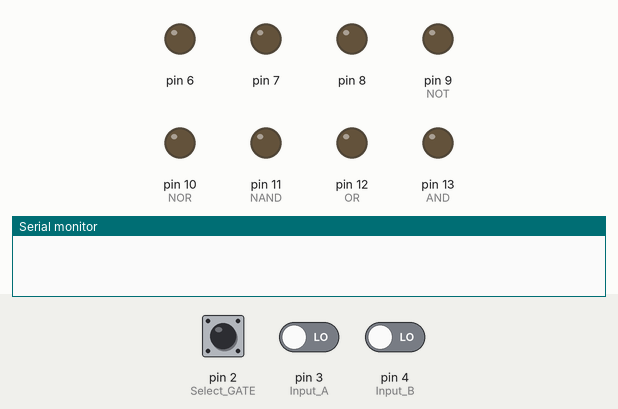
Simulated run of this sketch. Board: Arduino Uno, built with avr-gcc and run on an emulated ATmega328P. Parts: output pins drawn as LEDs (lit = HIGH), the last lines printed to the serial monitor. Dashed ring = blinking. The test bench sets the inputs (shaded band); at power-on: pin 2 (Select_GATE) LOW, pin 3 (Input_A) LOW, pin 4 (Input_B) LOW.

Above: at 1.2 s.
1.3 s: pin 2 (Select_GATE) pulled HIGH for 3.2 s
At 5.1 s:
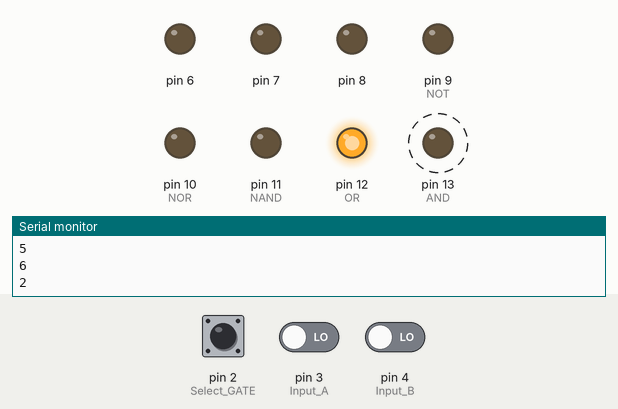
6.0 s: pin 3 (Input_A) driven HIGH
At 7.2 s:
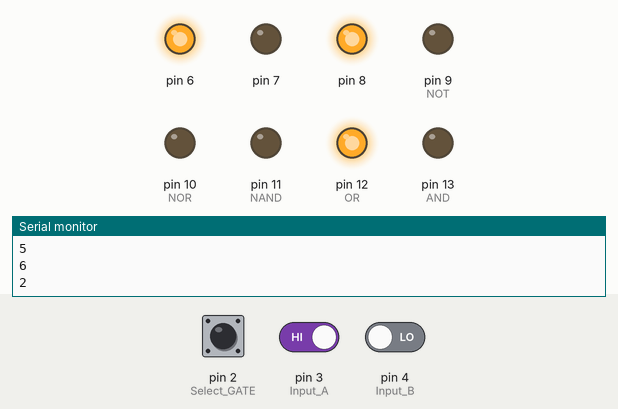
7.5 s: pin 4 (Input_B) driven HIGH
At 8.3 s:
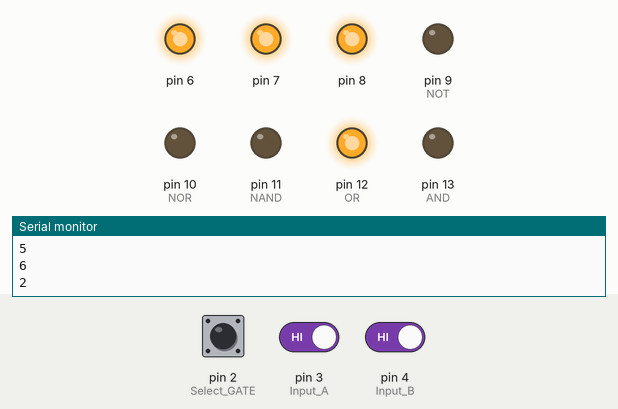
9.0 s: pin 2 (Select_GATE) pulled HIGH for 0.15 s
At 9.9 s:
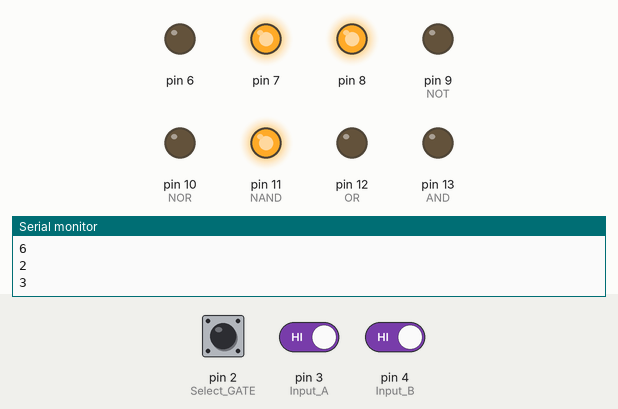
11.0 s: pin 3 (Input_A) driven LOW
At 12.2 s:
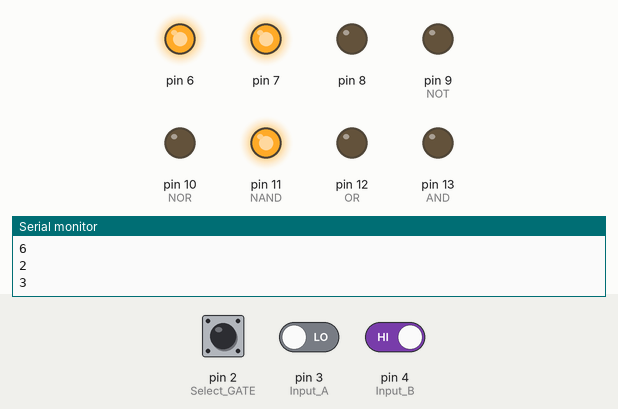
12.5 s: pin 2 (Select_GATE) pulled HIGH for 1 s
At 14.4 s:
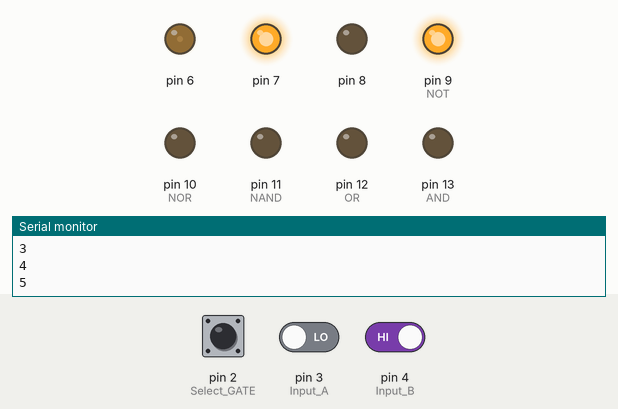
Timing chart, 0 to 15.9 s (numbered marks = the images above; inputs shaded):
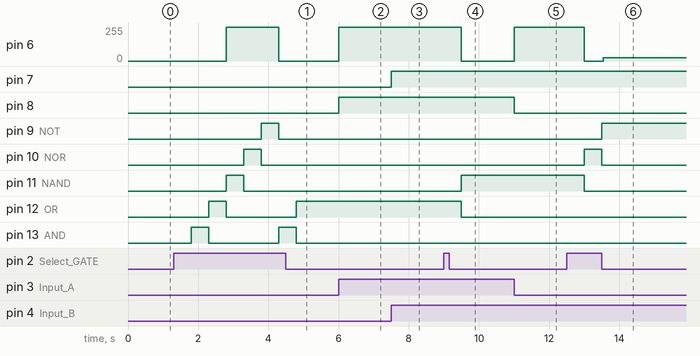

The sketch:

Lab_3_TEST_3.4.ino
```cpp
volatile int i = 0;
void setup()  {
  pinMode(2, INPUT);  //Select GATE
  pinMode(3, INPUT); //Input A
  pinMode(4, INPUT); //Input B
  pinMode(13, OUTPUT); //AND
  pinMode(12, OUTPUT);//OR
  pinMode(11, OUTPUT);//NAND
  pinMode(10, OUTPUT);//NOR
  pinMode(9, OUTPUT);//NOT
  pinMode(8, OUTPUT);//A
  pinMode(7, OUTPUT);//B
  pinMode(6, OUTPUT);//Y
  Serial.begin(9600);
}

void loop() {
//==============Selcet GATE=========================
  int SelectGATE = digitalRead(2);
  if(SelectGATE == 1){
    delay(500);
    i++;
    Serial.println(i);
  }
  if(i>5){
    i=1;
  }
//==============INPUT Logic=========================
  int A = digitalRead(3);
  int B = digitalRead(4);
  if(A == 1)
    digitalWrite(8,HIGH);
  else
    digitalWrite(8,LOW);
  if(B == 1)
    digitalWrite(7,HIGH);
  else
    digitalWrite(7,LOW);
//==============Logic GATE============================
  switch(i){
    //AND GATE
    digitalWrite(13,LOW);
    case 1:
      digitalWrite(13,HIGH);
      digitalWrite(12,LOW);
      digitalWrite(11,LOW);
      digitalWrite(10,LOW);
      digitalWrite(9,LOW);
      if(A == HIGH && B == HIGH)
        digitalWrite(6,HIGH);
       else
        digitalWrite(6,LOW);
    break;
    //OR GATE
    case 2:
      digitalWrite(13,LOW);
      digitalWrite(12,HIGH);
      digitalWrite(11,LOW);
      digitalWrite(10,LOW);
      digitalWrite(9,LOW);
      if(A == HIGH || B == HIGH)
        digitalWrite(6,HIGH);
      else
        digitalWrite(6,LOW);
    break;
    //NAND GATE
    case 3:
      digitalWrite(13,LOW);
      digitalWrite(12,LOW);
      digitalWrite(11,HIGH);
      digitalWrite(10,LOW);
      digitalWrite(9,LOW);
      if(A == HIGH && B == HIGH)
        digitalWrite(6,LOW);
      else
        digitalWrite(6,HIGH);
    break;
    //NOR
    case 4:
      digitalWrite(13,LOW);
      digitalWrite(12,LOW);
      digitalWrite(11,LOW);
      digitalWrite(10,HIGH);
      digitalWrite(9,LOW);
      if(A == HIGH || B == HIGH)
        digitalWrite(6,LOW);
      else if(A == LOW && B == LOW)
        digitalWrite(6,HIGH);
    break;
    //NOT GATE
    case 5:
      digitalWrite(13,LOW);
      digitalWrite(12,LOW);
      digitalWrite(11,LOW);
      digitalWrite(10,LOW);
      digitalWrite(9,HIGH);
      digitalWrite(6,HIGH);
      if(A == HIGH )
        digitalWrite(6,LOW);
      else if (B == HIGH)
        digitalWrite(6,LOW);
    break;
   }
}
```

Measured:
- after the input at 1.3 s, pin 6: 0/255 → 255/255 after 1.5 s, → 0/255 1.5 s later; pin 9 (NOT): LOW → HIGH after 2.5 s, → LOW 0.50 s later; pin 10 (NOR): LOW → HIGH after 2.0 s, → LOW 0.50 s later; pin 11 (NAND): LOW → HIGH after 1.5 s, → LOW 0.50 s later; pin 12 (OR): LOW → HIGH after 1.0 s, → LOW 0.50 s later, → HIGH 2.0 s later
- after the input at 6.0 s, pin 6: 0/255 → 255/255 at once; pin 8: LOW → HIGH at once
- after the input at 7.5 s, pin 7: LOW → HIGH at once
- after the input at 9.0 s, pin 6: 255/255 → 0/255 after 0.50 s; pin 11 (NAND): LOW → HIGH after 0.50 s; pin 12 (OR): HIGH → LOW after 0.50 s
- after the input at 11.0 s, pin 6: 0/255 → 255/255 at once; pin 8: HIGH → LOW at once
- after the input at 12.5 s, pin 6: 255/255 → 0/255 after 0.50 s, → 26/255 0.54 s later; pin 9 (NOT): LOW → HIGH after 1.0 s; pin 10 (NOR): LOW → HIGH after 0.50 s, → LOW 0.50 s later; pin 11 (NAND): HIGH → LOW after 0.50 s
